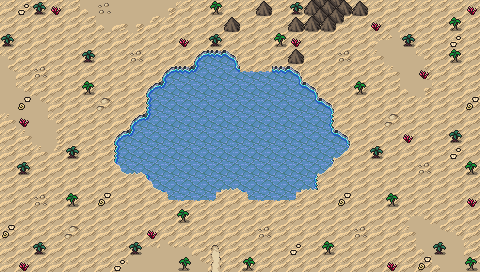

Below is a game level as drawn by its tile map, then a one-line description and the .tmx that defines it (tile-layer data replaced by summaries):
An orthogonal 30x17 tile map with 16x16 px tiles, 3 tile layers (Background, Ground, Clutter), 3 tilesets and 19 objects.

<map version="1.10" tiledversion="1.10.1" orientation="orthogonal" renderorder="right-down" width="30" height="17" tilewidth="16" tileheight="16" infinite="0" nextlayerid="7" nextobjectid="77">
 <editorsettings>
  <export target="wastetown..tmx" format="tmx" />
 </editorsettings>
 <tileset firstgid="1" source="../../../../common/maps/tileset/main.tsx" />
 <tileset firstgid="10113" source="../../../../common/maps/tileset/buildings.tsx" />
 <tileset firstgid="11905" source="../../../../common/maps/tileset/main-nocollide.tsx" />
 <layer id="1" name="Background" width="30" height="17">
  <data>[510 cells, 510 non-empty, 5 distinct tile ids]</data>
 </layer>
 <layer id="2" name="Ground" width="30" height="17">
  <data>[510 cells, 110 non-empty, 31 distinct tile ids]</data>
 </layer>
 <layer id="3" name="Clutter" width="30" height="17">
  <properties>
   <property name="spriteLayer" type="bool" value="true" />
  </properties>
  <data>[510 cells, 86 non-empty, 19 distinct tile ids]</data>
 </layer>
 <objectgroup id="4" name="Objects">
  <object id="38" template="../../../../common/maps/obj/entry_up.tx" x="192" y="280.333" width="48" height="16">
   <properties>
    <property name="teleport" value="" />
   </properties>
  </object>
  <object id="48" template="../../../../common/maps/obj/treasure.tx" x="254.063" y="34.9616"><properties><property name="reward">[
  {
    "type": "card",
    "sourceDeck": "decks/rewards/tier-S.dck",
    "probability": 0.04,
    "count": 3,
    "addMaxCount": 2
  },
  {
    "type": "card",
    "sourceDeck": "decks/rewards/tier-A.dck",
    "probability": 0.18,
    "count": 3,
    "addMaxCount": 2
  },
  {
    "type": "card",
    "sourceDeck": "decks/rewards/tier-B.dck",
    "probability": 0.66,
    "count": 3,
    "addMaxCount": 2
  },
  {
    "type": "card",
    "sourceDeck": "decks/rewards/tier-C.dck",
    "probability": 0.66,
    "count": 3,
    "addMaxCount": 2
  },
  {
    "type": "card",
    "sourceDeck": "decks/rewards/tier-D.dck",
    "probability": 0.32,
    "count": 3,
    "addMaxCount": 2
  },
  {
    "type": "card",
    "sourceDeck": "decks/rewards/tier-E.dck",
    "probability": 0.14,
    "count": 3,
    "addMaxCount": 2
  }
]</property></properties></object>
  <object id="54" template="../../../../common/maps/obj/enemy.tx" x="226.796" y="135.071">
   <properties>
    <property name="enemy" value="Hippo" />
    <property name="speedModifier" type="float" value="20" />
    <property name="threatRange" type="int" value="50" />
    <property name="waypoints" value="" />
   <property name="effect">{ "startBattleWithCard": [ "Phelddagrif|ALL" ] }</property>
    </properties>
  </object>
  <object id="56" template="../../../../common/maps/obj/enemy.tx" x="105.75" y="54.25">
   <properties>
    <property name="enemy" value="Crab" />
    <property name="threatRange" type="int" value="40" />
    <property name="waypoints" value="62,63,64,65" />
   </properties>
  </object>
  <object id="57" template="../../../../common/maps/obj/enemy.tx" x="408.733" y="86.681">
   <properties>
    <property name="enemy" value="Scorpion" />
    <property name="threatRange" type="int" value="40" />
    <property name="waypoints" value="66,70,66,69" />
   </properties>
  </object>
  <object id="61" template="../../../../common/maps/obj/enemy.tx" x="254.824" y="65.2957">
   <properties>
    <property name="enemy" value="Elephant" />
   <property name="effect">{"startBattleWithCard": ["Brushland|ICE", "Elephant Graveyard|ARN", "War Mammoth|LEA"]}</property>
</properties>
  </object>
  <object id="62" template="../../../../common/maps/obj/waypoint.tx" x="93.4863" y="129.484" />
  <object id="63" template="../../../../common/maps/obj/waypoint.tx" x="5.01107" y="132.953" />
  <object id="64" template="../../../../common/maps/obj/waypoint.tx" x="69.199" y="16.2873" />
  <object id="65" template="../../../../common/maps/obj/waypoint.tx" x="163.746" y="18.8895" />
  <object id="66" template="../../../../common/maps/obj/waypoint.tx" x="398.379" y="130.785" />
  <object id="69" template="../../../../common/maps/obj/waypoint.tx" x="426.57" y="50.1161" />
  <object id="70" template="../../../../common/maps/obj/waypoint.tx" x="423.534" y="218.393" />
  <object id="71" template="../../../../common/maps/obj/booster.tx" x="420.932" y="20.1906">
   <properties>
    <property name="reward">[
  {
    "editions": [ "FEM", "MMQ", "NMS", "PCY" ],
    "type": "card",
    "count": 10,
    "colors": [ "blue" ],
    "rarity": [ "Common" ]
  },
  {
    "editions": [ "FEM", "MMQ", "NMS", "PCY" ],
    "type": "card",
    "count": 3,
    "colors": [ "blue" ],
    "rarity": [ "Uncommon" ]
  },
  {
    "editions": [ "FEM", "MMQ", "NMS", "PCY" ],
    "type": "card",
    "colors": [ "blue" ],
    "count": 1,
    "rarity": [ "Rare" ]
  }
]
</property>
   </properties>
  </object>
  <object id="72" template="../../../../common/maps/obj/manashards.tx" x="2.40885" y="17.5884" />
  <object id="73" template="../../../../common/maps/obj/collision.tx" x="-16" y="-16" width="16" height="304" />
  <object id="74" template="../../../../common/maps/obj/collision.tx" x="480" y="-16" width="16" height="304" />
  <object id="75" template="../../../../common/maps/obj/collision.tx" x="0" y="-16" width="480" height="16" />
  <object id="76" template="../../../../common/maps/obj/collision.tx" x="0" y="272" width="480" height="16" />
 </objectgroup>
</map>
